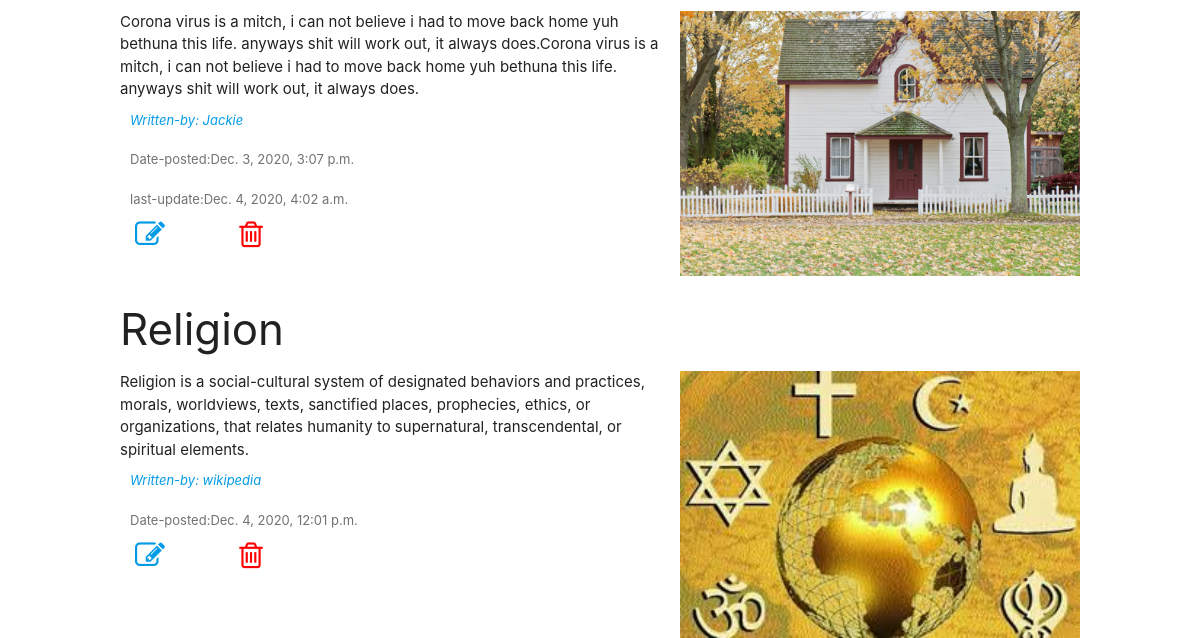
The app's page / (lower part), older data.
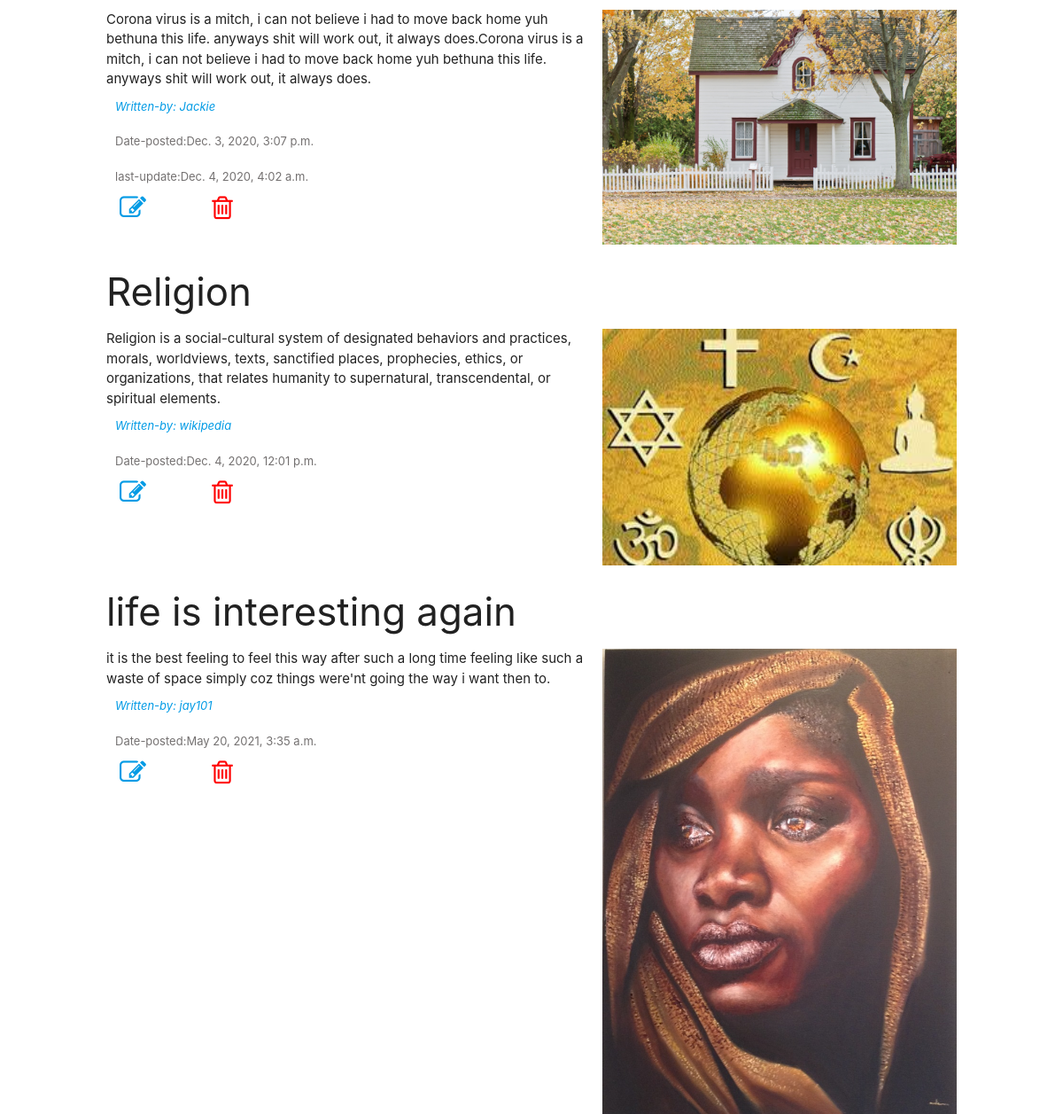
The same page, newer data.
### posts/models.py (models this page shows, shortened)
class Posts(models.Model):
    title = models.CharField(max_length=50)
    post = models.TextField()
    author = models.CharField(max_length=30, default='Jackie')
    my_image = models.ImageField(null=True,blank=True, upload_to='images/')
    date_posted = models.DateTimeField(auto_now_add=True, auto_now=False)
    date_updated = models.DateTimeField(auto_now_add=False, auto_now=True)

### posts/views.py (the view)
# urls.py: 2. Add a URL to urlpatterns:  path('', views.home, name='home')
def home(request):
    my_posts = Posts.objects.all().order_by('title')
    return render(request, 'posts/home.html', {'data_': my_posts})

### posts/templates/posts/home.html (shortened to what this page needs)
{% load static %}
<!DOCTYPE html>
<html lang="en">
<head>
    <link rel="stylesheet" href="https://cdnjs.cloudflare.com/ajax/libs/materialize/1.0.0/css/materialize.min.css">
    <link rel="stylesheet" href="https://cdnjs.cloudflare.com/ajax/libs/font-awesome/4.7.0/css/font-awesome.min.css">
    <link rel="stylesheet" type="text/css" href="{% static 'css/style.css' %}">
<body>
    {% block body %}
        <div class="my-container home">
            {% for i in data_%}
                <h3>{{ i.title }}</h3>
                <div class="blog-info">
                    <div>
                        <p>{{ i.post }}</p>
                        <p class="small-txt"><a href="/about" class="writer">Written-by: {{ i.author }}</a></p>
                        <p class="small-txt date">Date-posted:{{ i.date_posted }}</p>
                        {% if i.date_posted != i.date_updated %}
                            <p class="small-txt date">last-update:{{ i.date_updated }}</p>
                        {% endif %}
                        <a href="#" class="my-links link-1"><abbr title="EDIT"><i class="fa fa-edit fa-2x"></i></abbr></a>
                        <a href="#" class="my-links link-2"><abbr title="DELETE"><i class="fa fa-trash-o fa-2x"></i></abbr></a>
                    </div>
                    {% if i.my_image %}
                    <img src="{{ i.my_image.url }}" alt="image-{{ i.title }}" width="400" max-height='500'>
                    {% endif %}
                </div>
            {% endfor %}
        </div>
    {% endblock %}
</body>
</html>

### posts/static/css/style.css (style rules this page uses)
*, html { padding: 0; margin: 0; box-sizing: border-box; }
.my-container { width: 80%; margin: auto; }
.blog-info { display: grid; grid-template-columns: auto auto; }
.small-txt { font-size: small; padding: 10px; }
.writer { font-style: italic; }
.date { color: rgb(116, 113, 113); }
.my-links { padding: 15px; }
.link-1 { margin-right: 40px; }
.link-2 { color: red; }

Row changes from the older to the newer data that the page shows:
added Posts: title "life is interesting again", post "it is the best feeling to feel this way after such a long time feeling like such a waste of space simply coz things were'nt going the way i want then to.", author "jay101", date_posted "May 20, 2021, 3:35 a.m.", my_image (picture)
